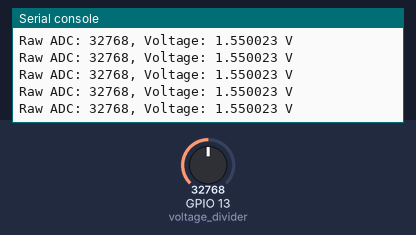
The program below on a simulated ESP32 board running MicroPython. Shown: the last lines printed to the serial console. Inputs (shaded band) come from the test bench; at power-on: GPIO 13 (voltage_divider) = 32768 (analog values on the 0–65535 scale).

Above: at 1.2 s.
1.3 s: GPIO 13 (voltage_divider) set to 45874
At 1.68 s:
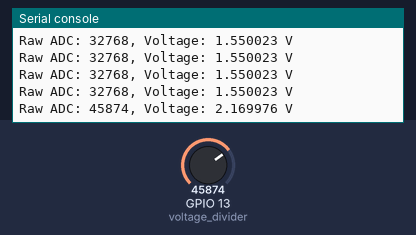
2.8 s: GPIO 13 (voltage_divider) set to 57670
At 2.94 s:
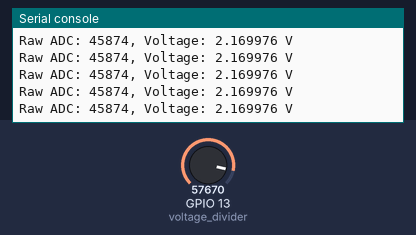
Timing chart, 0 to 5.8 s (numbered marks = the images above; inputs shaded):
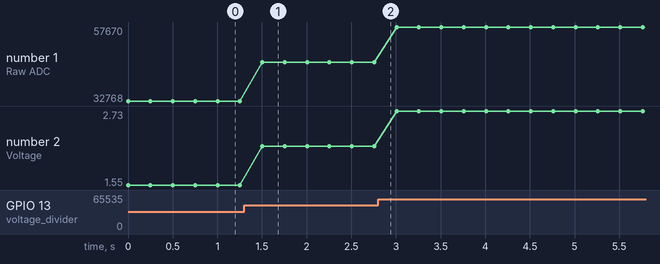

Measured:
- after the input at 1.3 s, the serial console: prints a new line after 0.20 s (image 1)
- plotted number 1: 32768 → 45874 after the input at 1.3 s, 45874 → 57670 after the input at 2.8 s
- plotted number 2: 1.55 → 2.17 after the input at 1.3 s, 2.17 → 2.73 after the input at 2.8 s

The program:

adc.py
```python
# Import ADC class to interact with the analog-to-digital converter
from machine import ADC

# Import sleep function to pause execution in milliseconds
from utime import sleep_ms


def main():
    # Create an ADC object for pin 13 (GPIO 13)
    voltage_divider = ADC(13)

    # Set the ADC attenuation to 11dB (this increases the input range to the ADC, enabling reading higher voltages)
    voltage_divider.atten(ADC.ATTN_11DB)

    # Continuous loop to read ADC values
    while True:
        # Read the 16-bit ADC value (raw value) and convert to voltage (in microvolts)
        raw_adc = voltage_divider.read_u16()
        voltage = voltage_divider.read_uv() * 1e-6  # Convert to voltage (volts)

        # Print the raw ADC value and the corresponding voltage
        print(f"Raw ADC: {raw_adc}, Voltage: {voltage} V")

        # Delay for 250 milliseconds before reading again
        sleep_ms(250)


# Ensure the script runs only when executed directly, not when imported
if __name__ == "__main__":
    main()
```
